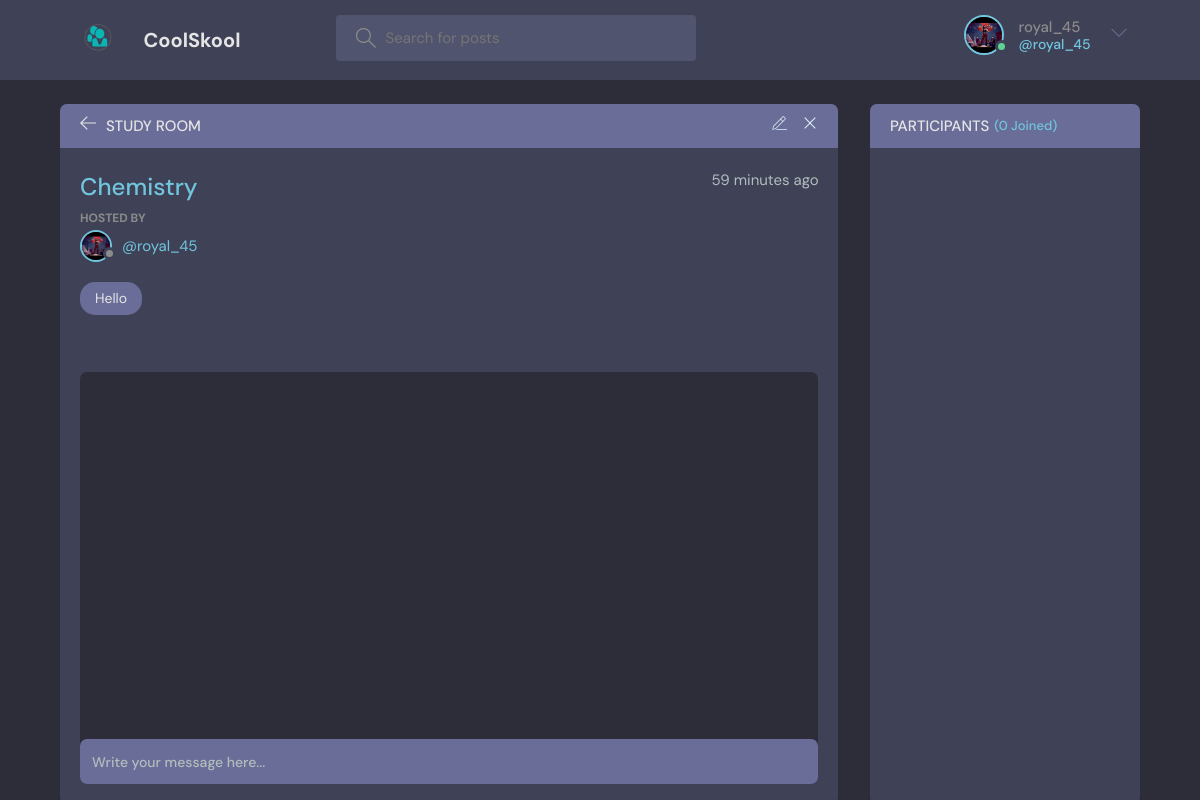
Before: /room/3/ (signed in) with the older database file.
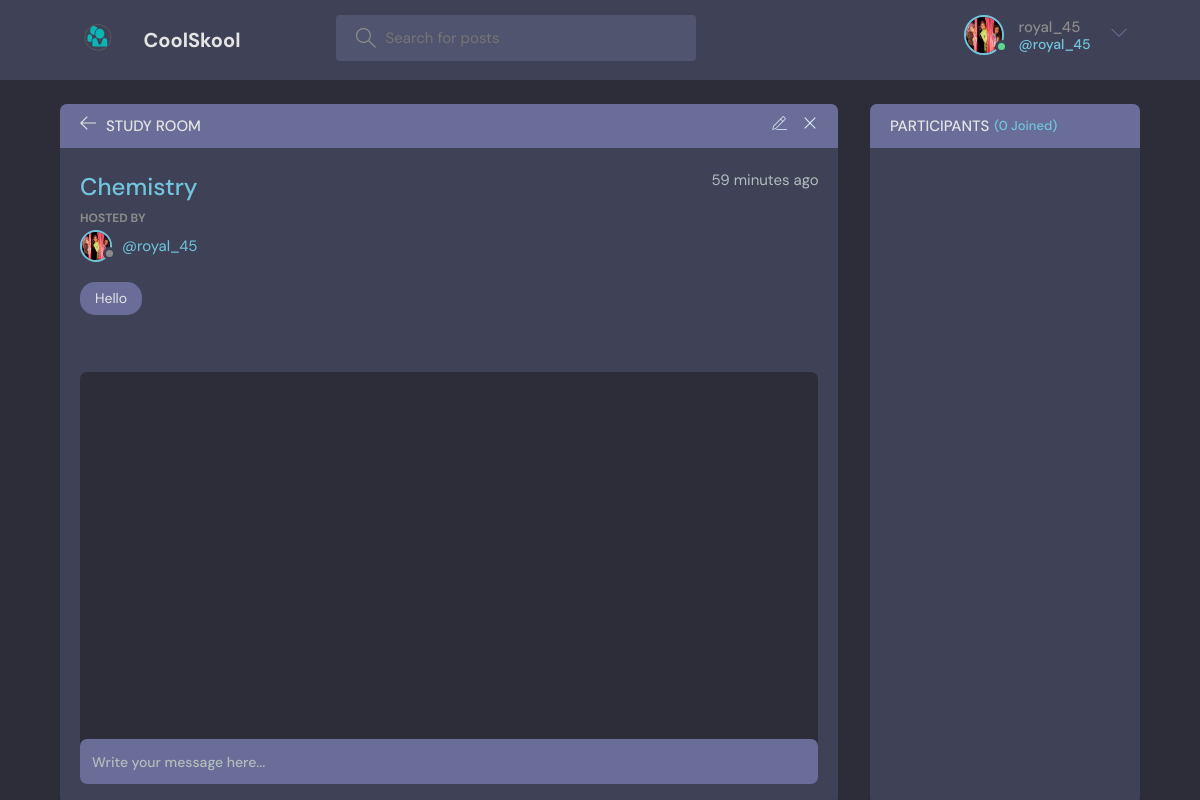
After: the same page with the newer database file.
### base/models.py (models this page shows)
class User(AbstractUser):
    name = models.CharField(max_length=200, null=True)
    email = models.EmailField(unique=True, null=True)
    bio = models.TextField(null=True)
    avatar = models.ImageField(null=True, default="avatar.svg")
    USERNAME_FIELD = 'email'
    REQUIRED_FIELDS = []

### base/views.py (the view, shortened to what this page needs)
# urls.py: path('room/<str:pk>/', views.room, name="room"),
def room(request, pk):
    room = Room.objects.get(id=pk)
    room_messages = room.message_set.all()
    participants = room.participants.all()
    context = {'room': room, 'room_messages': room_messages,
               'participants': participants}
    return render(request, 'base/room.html', context)

### base/models.py (called while the page is built)
    def __str__(self):
        return self.name

### base/templates/base/room.html (shortened to what this page needs)
{% extends 'main.html' %}
{% load static %}
{% block content %}
<main class="profile-page layout layout--2">
  <div class="container">
    <div class="room">
      <div class="room__top">
        <div class="room__topLeft">
          <a href="{% url 'home' %}">
            <svg version="1.1" xmlns="http://www.w3.org/2000/svg" width="32" height="32" viewBox="0 0 32 32">
              <title>arrow-left</title>
              <path
                d="M13.723 2.286l-13.723 13.714 13.719 13.714 1.616-1.611-10.96-10.96h27.625v-2.286h-27.625l10.965-10.965-1.616-1.607z">
              </path>
            </svg>
          </a>
          <h3>Study Room</h3>
        </div>
        {% if room.host == request.user %}
        <div class="room__topRight">
          <a href="{% url 'update-room' room.id %}">
          </a>
          <a href="{% url 'delete-room' room.id %}">
            <svg version="1.1" xmlns="http://www.w3.org/2000/svg" width="32" height="32" viewBox="0 0 32 32">
              <title>remove</title>
              <path
                d="M27.314 6.019l-1.333-1.333-9.98 9.981-9.981-9.981-1.333 1.333 9.981 9.981-9.981 9.98 1.333 1.333 9.981-9.98 9.98 9.98 1.333-1.333-9.98-9.98 9.98-9.981z">
              </path>
            </svg>
          </a>
        </div>
        {% endif %}
      </div>
      <div class="room__box scroll">
        <div class="room__header scroll">
          <div class="room__info">
            <h3>{{room.name}}</h3>
            <span>{{room.created|timesince}} ago</span>
          </div>
          <div class="room__hosted">
            <p>Hosted By</p>
            <a href="{% url 'user-profile' room.host.id %}" class="room__author">
              <div class="avatar avatar--small">
                {% if request.user.avatar.url == "/images/avatar.svg" %}
                  <img src="{% static 'images/avatar.svg' %}" />
                {% else %}
                  <img src="{{request.user.avatar.url}}" />
                {% endif %}
              </div>
              <span>@{{room.host.username}}</span>
            </a>
          </div>
          <span class="room__topics">{{room.topic}}</span>
        </div>
        <div class="room__conversation">
          <div class="threads scroll">
          </div>
        </div>
      </div>
      <div class="room__message">
        <form action="" method="POST">
          <input name="body" placeholder="Write your message here..." />
        </form>
      </div>
    </div>
    <div class="participants">
      <h3 class="participants__top">Participants <span>({{participants.count}} Joined)</span></h3>
      <div class="participants__list scroll">
      </div>
    </div>
  </div>
</main>
{% endblock content %}

### templates/navbar.html (shortened to what this page needs)
{% load static %}
<header class="header header--loggedIn">
    <div class="container">
        <a href="{% url 'home' %}" class="header__logo">
            <img src="{% static 'images/logoc.svg' %}" />
            <h1>CoolSkool</h1>
        </a>
        <form class="header__search" method="GET" action="{% url 'home' %}">
            <label>
                <input name="q" placeholder="Search for posts" />
            </label>
        </form>
        <nav class="header__menu">
            {% if request.user.is_authenticated %}
            <div class="header__user">
                <a href="{% url 'update-user' %}">
                    <div class="avatar avatar--medium active">
                        {% if request.user.avatar.url == "/images/avatar.svg" %}
                           <img src="{% static 'images/avatar.svg' %}" />
                        {% else %}
                          <img src="{{request.user.avatar.url}}" />
                        {% endif %}
                    </div>
                    <p>{{request.user.username}} <span>@{{request.user.username}}</span></p>
                </a>
                <button class="dropdown-button">
                    <svg version="1.1" xmlns="http://www.w3.org/2000/svg" width="32" height="32" viewBox="0 0 32 32">
                        <title>chevron-down</title>
                        <path d="M16 21l-13-13h-3l16 16 16-16h-3l-13 13z"></path>
                    </svg>
                </button>
            </div>
            {% else %}
            <a href="{% url 'login' %}">
                <img src="{% static 'images/avatar.svg' %}" />
                <p>Login</p>
            </a>
            {% endif %}
        </nav>
    </div>
</header>

Changed rows visible on the page:
changed User "royal_45": user.avatar: a different picture
